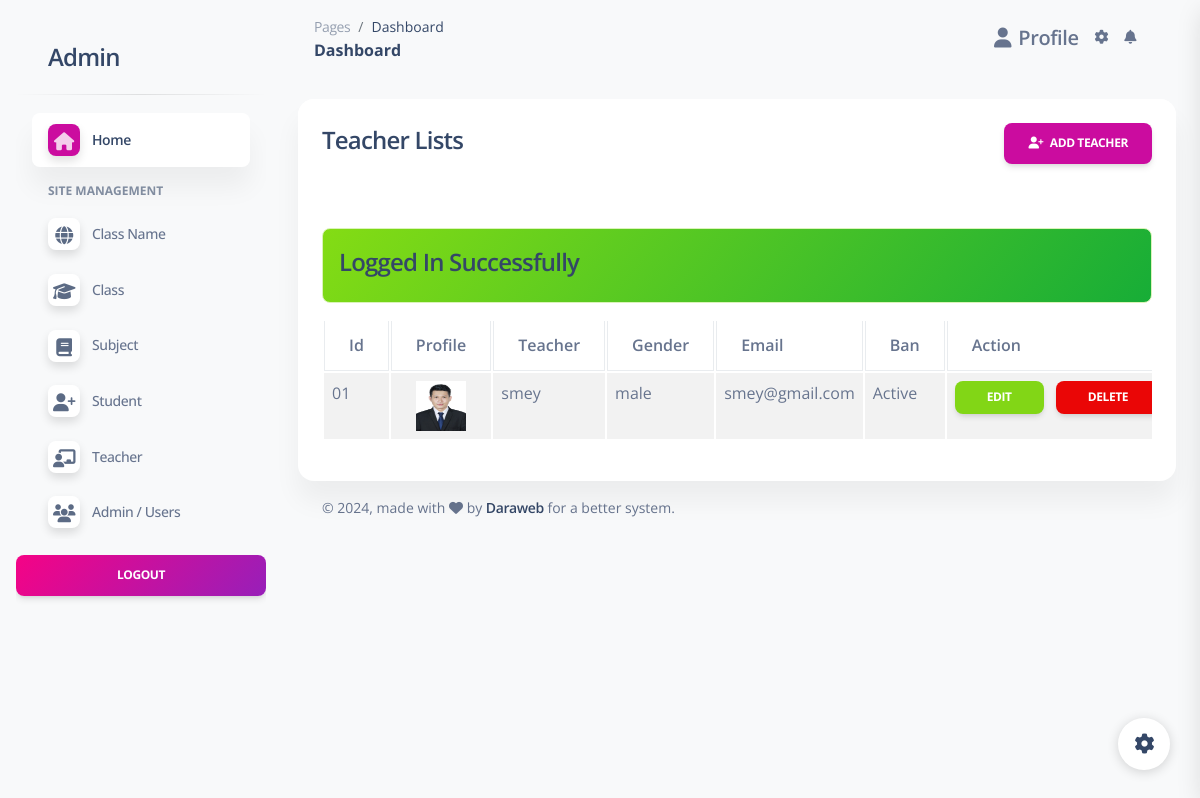
The page /php-admin-panel/admin/teacher.php (signed in) on the database its author committed.
### tables this page shows
CREATE TABLE `teacher` (
  `id` int(11) NOT NULL,
  `users_id` int(11) DEFAULT NULL,
  `name` varchar(100) NOT NULL,
  `sex` varchar(11) NOT NULL,
  `email` varchar(100) NOT NULL,
  `password` varchar(100) NOT NULL,
  `photo` varchar(255) DEFAULT NULL,
  `phone` varchar(20) DEFAULT NULL,
  `address` varchar(255) DEFAULT NULL,
  `role` varchar(100) NOT NULL,
  `is_ban` tinyint(1) NOT NULL DEFAULT 0
);

CREATE TABLE `users` (
  `id` int(11) NOT NULL,
  `name` varchar(100) NOT NULL,
  `sex` varchar(11) NOT NULL,
  `email` varchar(100) NOT NULL,
  `password` varchar(100) NOT NULL,
  `photo` varchar(255) DEFAULT NULL,
  `phone` varchar(20) DEFAULT NULL,
  `address` varchar(255) DEFAULT NULL,
  `role` varchar(100) NOT NULL COMMENT 'admin,teacher,student',
  `is_ban` tinyint(1) NOT NULL DEFAULT 0 COMMENT '0=unban,1=ban',
  `create_at` date DEFAULT current_timestamp()
);

### php-admin-panel/admin/teacher.php (the view)
<?php include('includes/header.php'); ?>
<div class="row">
    <div class="col-md-12">
        <div class="card">
            <div class="card-header">
                <h4>
                    Teacher Lists
                    <a href="teacher-create.php" class="btn btn-primary float-end">
                        <i class="fas fa-user-plus me-1"></i> Add Teacher
                    </a>
                </h4>
            </div>
            <div class="card-body">
                <?= alertMessage(); ?>
                <div class="table-responsive">
                    <table id="myTable" class="table table-bordered table-striped">
                        <thead>
                            <tr>
                                <th>Id</th>
                                <th>Profile</th>
                                <th>Teacher </th>
                                <th>Gender</th>
                                <th>Email</th>
                                <th>Ban</th>
                                <th>Action</th>
                            </tr>
                        </thead>
                        <tbody>
                            <?php
                            $teacher = getTeacherData('teacher');
                            if (mysqli_num_rows($teacher)) {
                                foreach ($teacher as $index => $userItem) {
                                    ?>
                                    <tr>
                                        <td>
                                            <?= $invID = str_pad($index + 1, 2, '0', STR_PAD_LEFT); ?>
                                        </td>
                                        <td>
                                            <?php if (!empty($userItem['photo'])): ?>
                                                <div class="d-flex justify-content-center ">
                                                    <a href="tchview.php?id=<?= $userItem['id']; ?>" class="text-decoration-none">
                                                        <img src="<?= $userItem['photo']; ?>" class="img-fluid  "
                                                            style="width: 50px; height: 50px;" alt="User Photo">
                                                    </a>
                                                </div>
                                            <?php else: ?>
                                                <div class="text-muted">No photo</div>
                                            <?php endif; ?>
                                        </td>
                                        <td>
                                            <?= $userItem['name']; ?>
                                        </td>
                                        <td>
                                            <?= $userItem['sex']; ?>
                                        </td>
                                        <td>
                                            <?= $userItem['email']; ?>
                                        </td>
                                        <td>
                                            <?= $userItem['is_ban'] == 1 ? 'banned' : 'Active'; ?>
                                        </td>
                                        <td>
                                            <a href="teacher-edit.php?id=<?= $userItem['id']; ?>"
                                                class="btn btn-success btn-sm">Edit</a>
                                            <a href="teacher-delete.php?id=<?= $userItem['users_id']; ?>"
                                                class="btn btn-danger btn-sm mx-2"
                                                onclick="return confirm('Are you sure you want to delete data?')">
                                                Delete
                                            </a>
                                        </td>
                                    </tr>
                                    <?php
                                }
                            } else {
                                ?>
                                <tr>
                                    <td colspan="7">No Record Found</td>
                                </tr>
                                <?php
                            }
                            ?>
                        </tbody>
                    </table>
                </div>
            </div>
        </div>
    </div>
</div>
<?php include('includes/footer.php'); ?>

### rows shown on the page
teacher: index "01", photo (picture), name "smey", sex "male", users.email "smey@gmail.com", is_ban "Active"

### other values the page prints
$_SESSION['status'] "Logged In Successfully"
